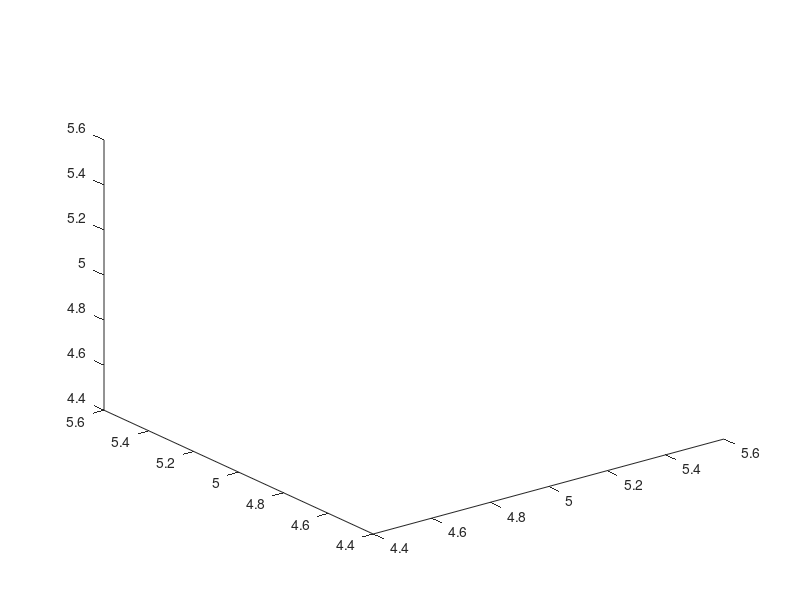

Recreate this plot in MATLAB.
% N agents randomly left in 3D space
% If they follow each other at pi/n angle, they finally converge to a circular trajectory

%each page contains coordinates of each agent at different times
n=input('number of agents');             % take n as input
al=pi/n;                                 %initial offset
k=input('controller gain');              %controller gain
T=[cos(al),sin(al) 0;-sin(al),cos(al) 0;0 0 1];    %trasformation matrix
x(1:n)=input('initial x coordinates');
y(1:n)=input('initial y coordinates');
zz(1:n)=input('initial z coordinates');
for i=1:n 
    z(1:3,i)=[x(i);y(i);zz(i)];
end
store_position=ones(3,100000,n);            %for preallocation purpose
for t=1:1:100000
    for i=1:n
        u(1:3,i)=(k*T*(z(1:3,mod(i,n)+1)-z(1:3,i)));
    end
    for i=1:n
        z(1:3,i)=u(1:3,i).*0.001 + z(1:3,i);
        store_position(1:3,t,i)=z(1:3,i);
    end
end
for i=1:n
    plot3(store_position(1,:,i),store_position(2,:,i),store_position(3,:,i));
    hold on;
end
        
    